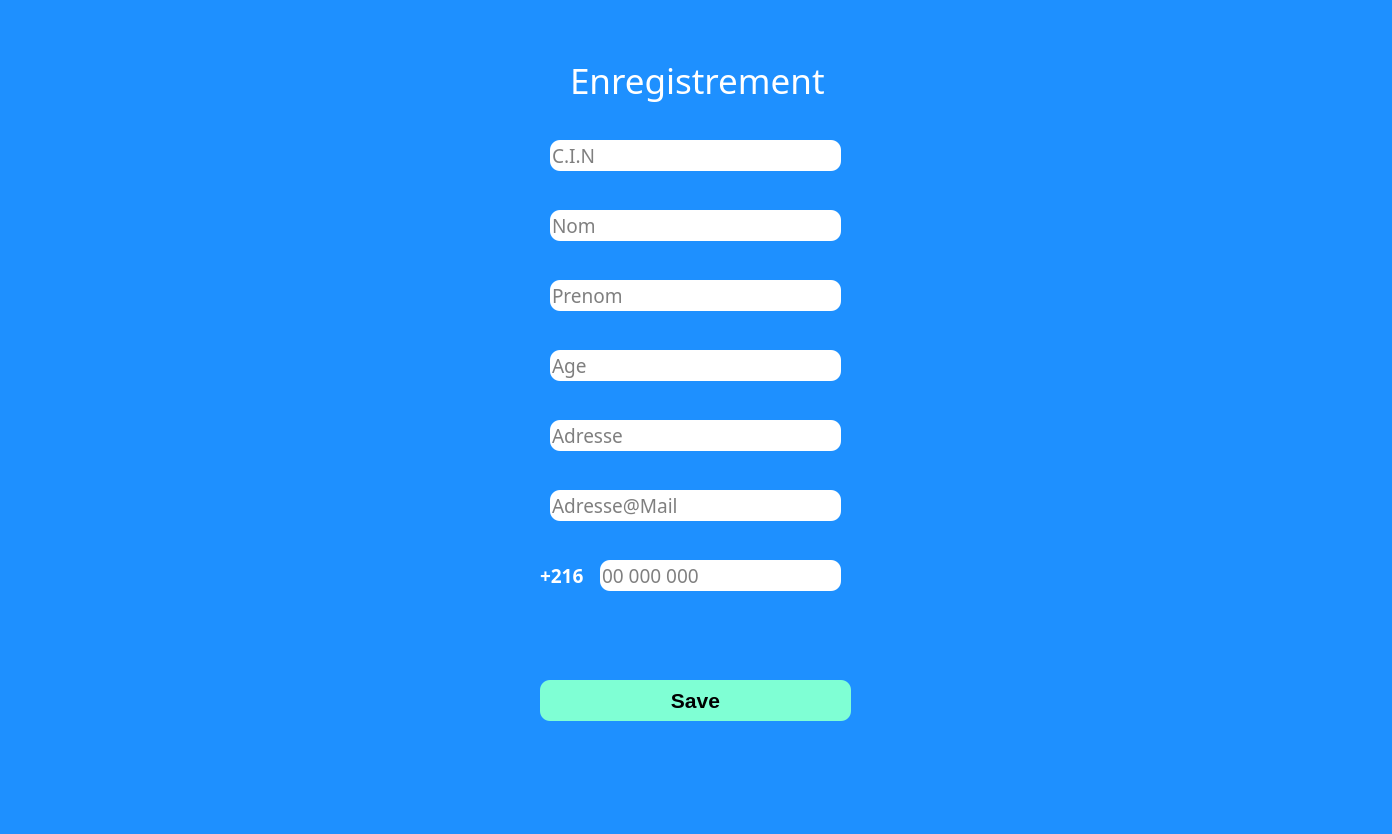
<?xml version="1.0" encoding="UTF-8"?>
<ui version="4.0">
 <class>Dialog</class>
 <widget class="QDialog" name="Dialog">
  <property name="geometry">
   <rect>
    <x>0</x>
    <y>0</y>
    <width>1392</width>
    <height>834</height>
   </rect>
  </property>
  <property name="windowTitle">
   <string>Dialog</string>
  </property>
  <property name="styleSheet">
   <string notr="true">background-color:DodgerBlue</string>
  </property>
  <widget class="QLabel" name="label">
   <property name="geometry">
    <rect>
     <x>-20</x>
     <y>-10</y>
     <width>1431</width>
     <height>851</height>
    </rect>
   </property>
   <property name="text">
    <string/>
   </property>
   <property name="pixmap">
    <pixmap resource="affc.qrc">:/pic/b2.jpg</pixmap>
   </property>
   <property name="scaledContents">
    <bool>true</bool>
   </property>
  </widget>
  <widget class="QLabel" name="label_2">
   <property name="geometry">
    <rect>
     <x>570</x>
     <y>40</y>
     <width>261</width>
     <height>81</height>
    </rect>
   </property>
   <property name="font">
    <font>
     <family>Bernard MT Condensed</family>
     <pointsize>26</pointsize>
    </font>
   </property>
   <property name="styleSheet">
    <string notr="true">background-color:none;
color:white</string>
   </property>
   <property name="text">
    <string>Enregistrement</string>
   </property>
  </widget>
  <widget class="QLineEdit" name="lineEdit">
   <property name="geometry">
    <rect>
     <x>550</x>
     <y>140</y>
     <width>291</width>
     <height>31</height>
    </rect>
   </property>
   <property name="font">
    <font>
     <family>Modern No. 20</family>
     <pointsize>14</pointsize>
    </font>
   </property>
   <property name="styleSheet">
    <string notr="true">QLineEdit{
border-style: outset;
background-color:white;
    border-radius: 10px;
}
QLineEdit:focus{
border:1.5px solid
}</string>
   </property>
   <property name="placeholderText">
    <string>C.I.N</string>
   </property>
  </widget>
  <widget class="QLineEdit" name="lineEdit_2">
   <property name="geometry">
    <rect>
     <x>550</x>
     <y>210</y>
     <width>291</width>
     <height>31</height>
    </rect>
   </property>
   <property name="font">
    <font>
     <family>Modern No. 20</family>
     <pointsize>14</pointsize>
    </font>
   </property>
   <property name="styleSheet">
    <string notr="true">QLineEdit{
border-style: outset;
background-color:white;
    border-radius: 10px;
}
QLineEdit:focus{
border:1.5px solid
}</string>
   </property>
   <property name="placeholderText">
    <string>Nom</string>
   </property>
  </widget>
  <widget class="QLineEdit" name="lineEdit_3">
   <property name="geometry">
    <rect>
     <x>550</x>
     <y>280</y>
     <width>291</width>
     <height>31</height>
    </rect>
   </property>
   <property name="font">
    <font>
     <family>Modern No. 20</family>
     <pointsize>14</pointsize>
    </font>
   </property>
   <property name="styleSheet">
    <string notr="true">QLineEdit{
border-style: outset;
background-color:white;
    border-radius: 10px;
}
QLineEdit:focus{
border:1.5px solid
}</string>
   </property>
   <property name="placeholderText">
    <string>Prenom</string>
   </property>
  </widget>
  <widget class="QLineEdit" name="lineEdit_4">
   <property name="geometry">
    <rect>
     <x>550</x>
     <y>350</y>
     <width>291</width>
     <height>31</height>
    </rect>
   </property>
   <property name="font">
    <font>
     <family>Modern No. 20</family>
     <pointsize>14</pointsize>
    </font>
   </property>
   <property name="styleSheet">
    <string notr="true">QLineEdit{
border-style: outset;
background-color:white;
    border-radius: 10px;
}
QLineEdit:focus{
border:1.5px solid
}</string>
   </property>
   <property name="placeholderText">
    <string>Age</string>
   </property>
  </widget>
  <widget class="QLineEdit" name="lineEdit_5">
   <property name="geometry">
    <rect>
     <x>550</x>
     <y>420</y>
     <width>291</width>
     <height>31</height>
    </rect>
   </property>
   <property name="font">
    <font>
     <family>Modern No. 20</family>
     <pointsize>14</pointsize>
    </font>
   </property>
   <property name="styleSheet">
    <string notr="true">QLineEdit{
border-style: outset;
background-color:white;
    border-radius: 10px;
}
QLineEdit:focus{
border:1.5px solid
}</string>
   </property>
   <property name="placeholderText">
    <string>Adresse</string>
   </property>
  </widget>
  <widget class="QLineEdit" name="lineEdit_6">
   <property name="geometry">
    <rect>
     <x>550</x>
     <y>490</y>
     <width>291</width>
     <height>31</height>
    </rect>
   </property>
   <property name="font">
    <font>
     <family>Modern No. 20</family>
     <pointsize>14</pointsize>
    </font>
   </property>
   <property name="styleSheet">
    <string notr="true">QLineEdit{
border-style: outset;
background-color:white;
    border-radius: 10px;
}
QLineEdit:focus{
border:1.5px solid
}</string>
   </property>
   <property name="placeholderText">
    <string>Adresse@Mail</string>
   </property>
  </widget>
  <widget class="QLineEdit" name="lineEdit_7">
   <property name="geometry">
    <rect>
     <x>600</x>
     <y>560</y>
     <width>241</width>
     <height>31</height>
    </rect>
   </property>
   <property name="font">
    <font>
     <family>Modern No. 20</family>
     <pointsize>14</pointsize>
    </font>
   </property>
   <property name="styleSheet">
    <string notr="true">QLineEdit{
border-style: outset;
background-color:white;
    border-radius: 10px;
}
QLineEdit:focus{
border:1.5px solid
}</string>
   </property>
   <property name="placeholderText">
    <string>00 000 000</string>
   </property>
  </widget>
  <widget class="QLabel" name="label_3">
   <property name="geometry">
    <rect>
     <x>540</x>
     <y>560</y>
     <width>51</width>
     <height>31</height>
    </rect>
   </property>
   <property name="font">
    <font>
     <family>Segoe UI Variable Text Semibold</family>
     <pointsize>14</pointsize>
     <weight>75</weight>
     <bold>true</bold>
    </font>
   </property>
   <property name="styleSheet">
    <string notr="true">background-color:none;
color:white</string>
   </property>
   <property name="text">
    <string>+216</string>
   </property>
  </widget>
  <widget class="QPushButton" name="pushButton">
   <property name="geometry">
    <rect>
     <x>540</x>
     <y>680</y>
     <width>311</width>
     <height>41</height>
    </rect>
   </property>
   <property name="font">
    <font>
     <pointsize>16</pointsize>
     <weight>75</weight>
     <bold>true</bold>
    </font>
   </property>
   <property name="styleSheet">
    <string notr="true">QPushButton{
border-style: outset;
background-color:Aquamarine;
    border-radius: 10px;
}
QPushButton:hover{
background-color:Aqua
}</string>
   </property>
   <property name="text">
    <string>Save</string>
   </property>
  </widget>
 </widget>
 <resources>
  <include location="affc.qrc"/>
 </resources>
 <connections/>
</ui>
